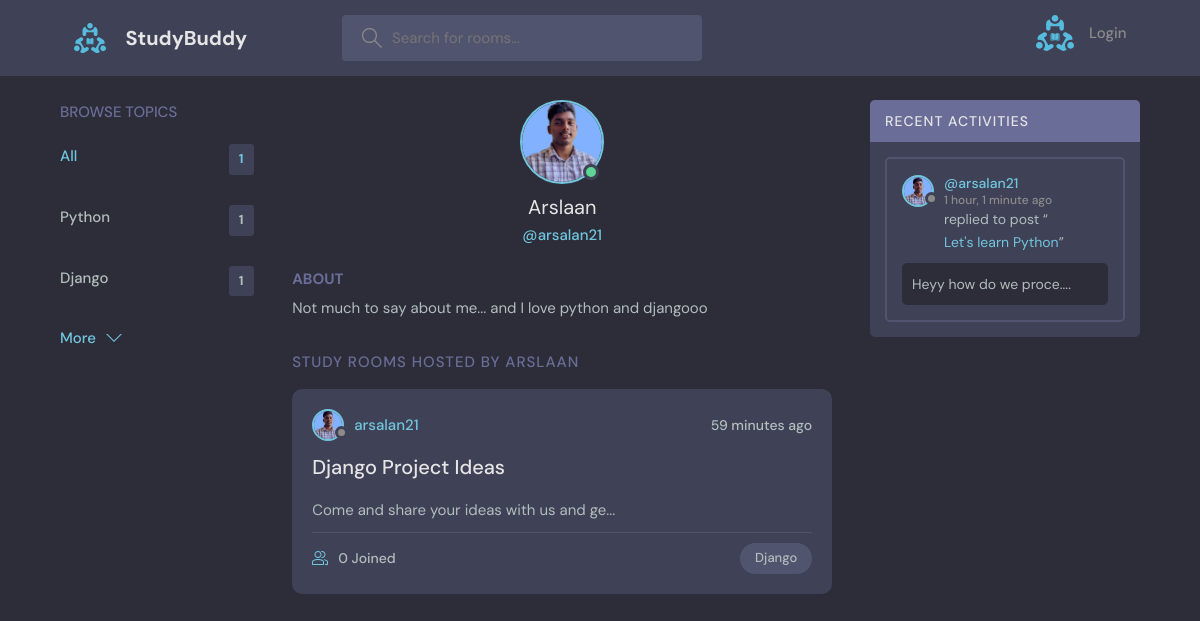
Page /user-profile/2/ on the committed database.
### base/models.py (models this page shows, shortened)
class Topic(models.Model):
    name = models.CharField(max_length=80)

class User(AbstractUser):
    name = models.CharField(max_length=200,null=True)
    email = models.EmailField(max_length=254,unique=True)
    bio = models.TextField(null=True)
    avatar = models.ImageField(null=True,default='avatar.svg')
    USERNAME_FIELD = 'email'
    REQUIRED_FIELDS = []

class Room(models.Model):
    host = models.ForeignKey(User,on_delete=models.SET_NULL, null=True)
    topic = models.ForeignKey(Topic, on_delete=models.SET_NULL, null=True)  #One to many ... a topic can have multiple rooms... and if we set it to null we have to allow it to be null in the database as well so we say null=True
    name = models.CharField(max_length=150)
    description = models.TextField(null = True, blank=True)
    participants = models.ManyToManyField(User, related_name='participants',blank=True)
    updated = models.DateTimeField( auto_now=True) # takes timestamp at every update
    created = models.DateTimeField(auto_now_add=True)
    class Meta:
        ordering = ['-updated','-created']
    def __str__(self):
        return self.description[:40]

class Message(models.Model):
    user = models.ForeignKey(User, on_delete = models.CASCADE)
    room = models.ForeignKey(Room, on_delete=models.CASCADE) # One to Many relationship
    body = models.TextField() #This will contain the message of the user
    updated = models.DateTimeField( auto_now=True) # takes timestamp at every update
    created = models.DateTimeField(auto_now_add=True)
    class Meta:
        ordering = ['-updated','-created']
    def __str__(self):
        return self.body[:20]

### base/views.py (the view)
# urls.py: path('user-profile/<str:pk>/',views.userProfile,name='user-profile'),
def userProfile(reqeust,pk):
    user = User.objects.get(id=pk)
    rooms = user.room_set.all()
    room_count = rooms.count()
    room_messages = user.message_set.all()
    topics = Topic.objects.all()
    context = {'user':user,'rooms':rooms,'room_messages':room_messages,'topics':topics,'room_count':room_count}
    return render(reqeust,'base/profile.html',context)

### base/templates/base/profile.html (shortened to what this page needs)
{% extends "base.html" %}
{% block content %}
  <main class="profile-page layout layout--3">
    <div class="container">
      {% include "base/topic_component.html" %}
      <div class="roomList">
        <div class="profile">
          <div class="profile__avatar">
            <div class="avatar avatar--large active">
              <img src="{{user.avatar.url}}" />
            </div>
          </div>
          <div class="profile__info">
            <h3>{{user.name.capitalize}}</h3>
            <p>@{{user.username}}</p>
          </div>
          <div class="profile__about">
            <h3>About</h3>
            <p>
              {{user.bio}}
            </p>
          </div>
        </div>
        <div class="roomList__header">
          <div>
            <h2>Study Rooms Hosted by {{user.name}}</a>
            </h2>
          </div>
        </div>
        {% include "base/feed_component.html" %}
      </div>
      {% include "base/activity_component.html" %}
    </div>
  </main>
{% endblock content %}

### templates/base.html (shortened to what this page needs)
<!DOCTYPE html>
{% load static %}
<html lang="en">
  <head>
    <link rel="stylesheet" href="{% static 'styles/main.css' %}" />
  </head>
  <body>
    {% include "nav.html" %}
    {% block content %}
    {% endblock content %}
  </body>
</html>

### templates/nav.html (shortened to what this page needs)
{% load static %}
<header class="header header--loggedIn">
    <div class="container">
      <a href="/" class="header__logo" href='{% url "home" %}'>
        <img src="{% static 'images/logo.svg'%}" />
        <h1>StudyBuddy</h1>
      </a>
      <form class="header__search" method='GET' action='{% url "home" %}'>
        <label>
          <input name='q' placeholder="Search for rooms..." />
        </label>
      </form>
      <nav class="header__menu">
        {% if request.user.is_authenticated %}
        <div class="header__user">
          <a href="{% url 'user-profile' request.user.id %}">
            <div class="avatar avatar--medium active">
              <img src="{{request.user.avatar.url}}" />
            </div>
            <p>{{request.user.name.capitalize}}<span>@{{request.user.username}}</span></p>
          </a>
          <button class="dropdown-button">
            <svg version="1.1" xmlns="http://www.w3.org/2000/svg" width="32" height="32" viewBox="0 0 32 32">
              <title>chevron-down</title>
              <path d="M16 21l-13-13h-3l16 16 16-16h-3l-13 13z"></path>
            </svg>
          </button>
        </div>
        {% else %}
        <a href='{% url "login" %}'>
          <img src="{% static 'images/logo.svg'%}" />
          <p>Login</p>
        </a>
        {% endif %}
      </nav>
    </div>
  </header>

### base/templates/base/topic_component.html
<div class="topics">
  <div class="topics__header">
    <h2>Browse Topics</h2>
  </div>
  <ul class="topics__list">
    <li>
      <a href='{% url "home" %}' class="active">All <span>{{room_count}}</span></a>
    </li>
    {% for topic in topics %}
      <li>
        <a href="{% url 'home' %}?q={{topic.name}}">{{topic.name}} <span>{{topic.room_set.all.count}}</span></a>
      </li>
      {% endfor %}
  </ul>
  <a class="btn btn--link" href="{% url 'topics' %}">
    More
    <svg version="1.1" xmlns="http://www.w3.org/2000/svg" width="32" height="32" viewBox="0 0 32 32">
      <title>chevron-down</title>
      <path d="M16 21l-13-13h-3l16 16 16-16h-3l-13 13z"></path>
    </svg>
  </a>
</div>

### base/templates/base/feed_component.html (shortened to what this page needs)
{% for room in rooms %}
<div class="roomListRoom">
    <div class="roomListRoom__header">
      <a class="roomListRoom__author" href='{% url "user-profile" room.host.id %}'>
        <div class="avatar avatar--small">
          <img src="{{room.host.avatar.url}}" />
        </div>
        <span>{{room.host.username}}</span>
      </a>
      <div class="roomListRoom__actions">
        <span>{{room.created|timesince}} ago</span>
      </div>
    </div>
    <div class="roomListRoom__content">
      <a href='{% url "room" room.id %}'>{{room.name}}</a>
      <p>
        {{room}}...
      </p>
    </div>
    <div class="roomListRoom__meta">
      <a href='{% url "room" room.id %}' class="roomListRoom__joined">
        {{room.participants.all.count}} Joined
      </a>
      <p class="roomListRoom__topic">{{room.topic.name}}</p>
    </div>
  </div>
  {% endfor %}

### base/templates/base/activity_component.html (shortened to what this page needs)
<div class="activities">
    <div class="activities__header">
      <h2>Recent Activities</h2>
    </div>
    {% for message in room_messages %}
    <div class="activities__box">
      <div class="activities__boxHeader roomListRoom__header">
        <a href="{% url 'user-profile' message.user.id %}" class="roomListRoom__author">
          <div class="avatar avatar--small">
            <img src="{{message.user.avatar.url}}" />
          </div>
          <p>
           @{{message.user.username}}
            <span>{{message.created|timesince}} ago</span>
          </p>
        </a>
      </div>
      <div class="activities__boxContent">
        <p>replied to post “<a href="{% url 'room' message.room.id %}">{{message.room.name}}</a>”</p>
        <div class="activities__boxRoomContent">
          {{message}}....
        </div>
      </div>
    </div>
    {% endfor %}
  </div>

### rows in the picture
Topic: name "Python", room_set.all.count "1"
Topic: name "Django", room_set.all.count "1"
User: avatar (picture), name "Arslaan", username "arsalan21", bio "Not much to say about me... and I love python and djangooo", name "ARSLAAN"
Room: host.avatar (picture), host.username "arsalan21", created "59 minutes", name "Django Project Ideas", description "Come and share your ideas with us and ge", participants.all.count "0", topic.name "Django"
Message: user.avatar (picture), user.username "arsalan21", created "1 hour, 1 minute", room.name "Let's learn Python", body "Heyy how do we proce"

### other values in the picture
{{ room_count }} "1"
